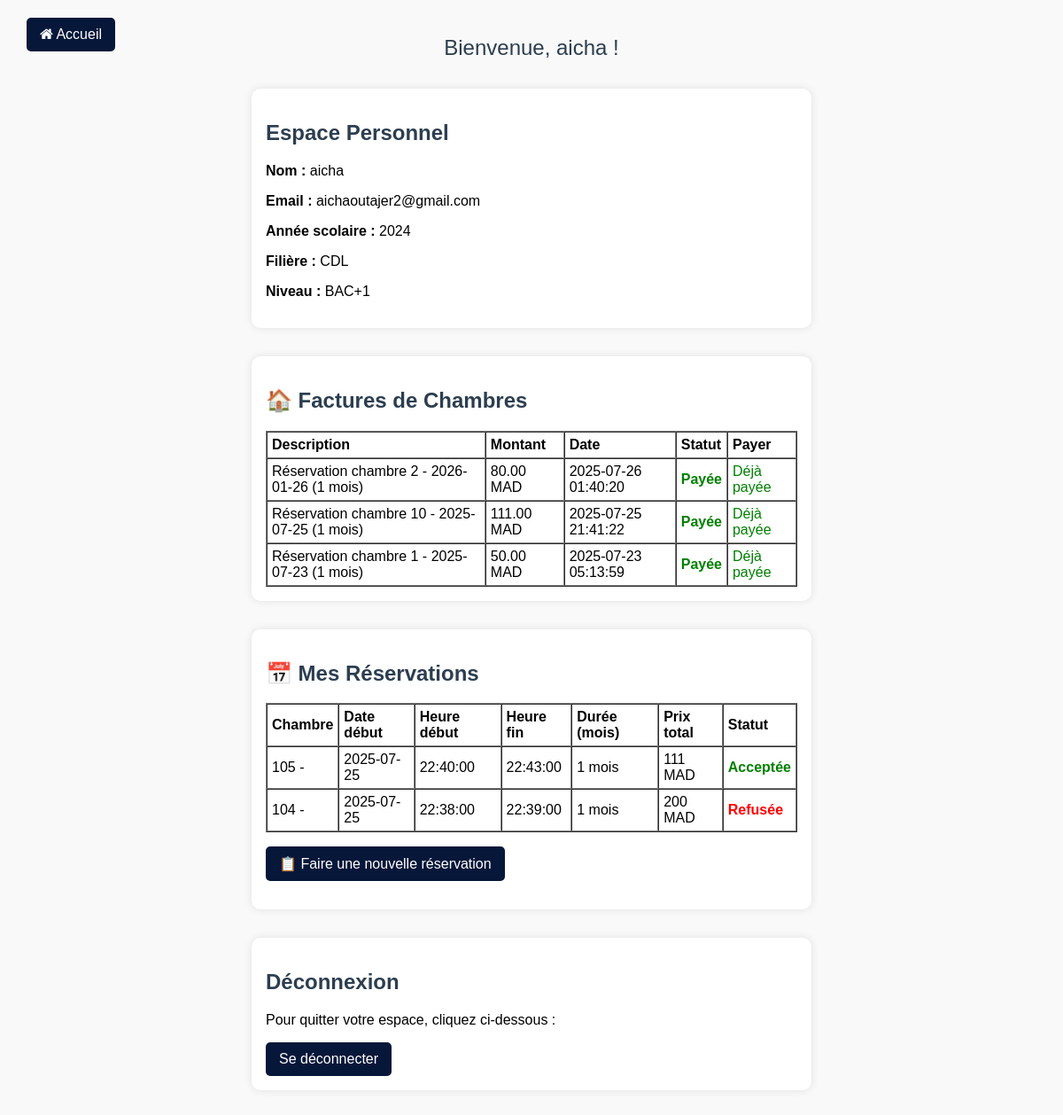
The app's page /pei/pei.php (signed in) with its own data.
### tables this page shows
CREATE TABLE `users` (
  `id` int(11) NOT NULL,
  `name` varchar(100) NOT NULL,
  `email` varchar(100) NOT NULL,
  `password` varchar(255) NOT NULL,
  `annee_scolaire` varchar(10) NOT NULL,
  `filiere` varchar(100) NOT NULL,
  `niveau` varchar(20) NOT NULL
);

CREATE TABLE `factures` (
  `id` int(11) NOT NULL,
  `id_etudiant` int(11) NOT NULL,
  `description` text NOT NULL,
  `montant` decimal(10,2) NOT NULL,
  `date_creation` date NOT NULL,
  `date_echeance` date NOT NULL,
  `statut` varchar(20) DEFAULT 'impayé',
  `created_at` timestamp NOT NULL DEFAULT current_timestamp(),
  `updated_at` timestamp NOT NULL DEFAULT current_timestamp() ON UPDATE current_timestamp()
);

CREATE TABLE `reservation` (
  `reservation_id` int(11) NOT NULL,
  `user_id` int(11) NOT NULL,
  `room_id` int(11) NOT NULL,
  `date_reservation` date NOT NULL,
  `time_start` time NOT NULL,
  `time_end` time NOT NULL,
  `status` varchar(50) DEFAULT 'En attente',
  `created_at` timestamp NOT NULL DEFAULT current_timestamp(),
  `nb_mois` int(11) DEFAULT 1
);

CREATE TABLE `room` (
  `room_id` int(11) NOT NULL,
  `room_number` varchar(50) NOT NULL,
  `category_id` int(11) NOT NULL,
  `description` text DEFAULT NULL,
  `image` varchar(255) DEFAULT NULL,
  `price` decimal(10,2) NOT NULL,
  `status` varchar(50) DEFAULT 'Disponible',
  `created_at` timestamp NOT NULL DEFAULT current_timestamp()
);

### pei/pei.php (the view, shortened to what this page needs)
<?php
$host = 'localhost';
$db = 'users';
$user = 'root';
$pass = '';
try {
    $pdo = new PDO("mysql:host=$host;dbname=$db", $user, $pass);
    $pdo->setAttribute(PDO::ATTR_ERRMODE, PDO::ERRMODE_EXCEPTION);
} catch (PDOException $e) {
    die("Erreur DB: " . $e->getMessage());
}
?>
<!DOCTYPE html>
<html lang="fr">
<head>
  <link rel="stylesheet" href="https://cdnjs.cloudflare.com/ajax/libs/font-awesome/4.7.0/css/font-awesome.min.css">
</head>
<body>
  <a href="../accueil/accueil.php" class="login-link top-link">
    <i class="fa fa-home"></i> Accueil
  </a>
<?php if (isset($_SESSION['user_email']) && !empty($_SESSION['user_email'])):
    $id_etudiant = $_SESSION['user_id'] ?? 1;
    $stmt = $pdo->prepare("SELECT * FROM users WHERE id = ? ");
    $stmt->execute([$id_etudiant]);
    $user_data = $stmt->fetch();
?>
<div class="welcome">
  Bienvenue, <?= htmlspecialchars($_SESSION['user_name'] ?? 'Étudiant') ?> !
</div>
<div class="section">
  <h2>Espace Personnel</h2>
  <?php if ($user_data): ?>
    <p><strong>Nom :</strong> <?= htmlspecialchars($user_data['name']) ?></p>
    <p><strong>Email :</strong> <?= htmlspecialchars($user_data['email']) ?></p>
    <p><strong>Année scolaire :</strong> <?= htmlspecialchars($user_data['annee_scolaire'] ?? 'Non renseigné') ?></p>
    <p><strong>Filière :</strong> <?= htmlspecialchars($user_data['filiere'] ?? 'Non renseigné') ?></p>
    <p><strong>Niveau :</strong> <?= htmlspecialchars($user_data['niveau'] ?? 'Non renseigné') ?></p>
  <?php else: ?>
    <p>Utilisateur non trouvé.</p>
  <?php endif; ?>
</div>
<div class="section">
  <h2>🏠 Factures de Chambres</h2>
  <?php
  $stmt = $pdo->prepare("SELECT * FROM factures WHERE id_etudiant = ? ORDER BY created_at DESC");
  $stmt->execute([$id_etudiant]);
  $factures = $stmt->fetchAll();
  ?>
  <?php if (count($factures) === 0): ?>
      <p>Aucune facture de chambre enregistrée.</p>
  <?php else: ?>
      <table border="1" cellpadding="5" cellspacing="0" style="width:100%; max-width:600px;">
          <thead>
              <tr>
                  <th>Description</th>
                  <th>Montant</th>
                  <th>Date</th>
                  <th>Statut</th>
                  <th>Payer</th>
              </tr>
          </thead>
          <tbody>
              <?php foreach ($factures as $facture): ?>
                  <tr>
                      <td><?= htmlspecialchars($facture['description']) ?></td>
                      <td><?= $facture['montant'] ?> MAD</td>
                      <td><?= htmlspecialchars($facture['created_at']) ?></td>
                      <td>
                          <?php
                          $status_class = '';
                          switch($facture['statut']) {
                              case 'Payée':
                                  $status_class = 'color: green;';
                                  break;
                          }
                          ?>
                          <span style="<?= $status_class ?> font-weight: bold;">
                              <?= htmlspecialchars($facture['statut']) ?>
                          </span>
                      </td>
                      <td>
                        <?php if ($facture['statut'] !== 'Payée'): ?>
                          <form method="POST" action="">
                            <input type="hidden" name="facture_id" value="<?= $facture['id'] ?>">
                            <button type="submit" name="payer_facture" style="background:#a68868;color:white;border:none;padding:5px 10px;border-radius:5px;">Payer</button>
                          </form>
                        <?php else: ?>
                          <span style="color:green;">Déjà payée</span>
                        <?php endif; ?>
                      </td>
                  </tr>
              <?php endforeach; ?>
          </tbody>
      </table>
  <?php endif; ?>
</div>
<div class="section">
  <h2>📅 Mes Réservations</h2>
  <?php
  $stmt = $pdo->prepare("SELECT r.*, rm.room_number, rm.description as room_description, rm.price
                         FROM reservation r
                         LEFT JOIN room rm ON r.room_id = rm.room_id
                         WHERE r.user_id = ?
                         ORDER BY r.created_at DESC");
  $stmt->execute([$id_etudiant]);
  $reservations = $stmt->fetchAll();
  ?>
  <?php if (count($reservations) === 0): ?>
      <p>Aucune réservation enregistrée.</p>
  <?php else: ?>
      <table border="1" cellpadding="5" cellspacing="0" style="width:100%; max-width:800px;">
          <thead>
              <tr>
                  <th>Chambre</th>
                  <th>Date début</th>
                  <th>Heure début</th>
                  <th>Heure fin</th>
                  <th>Durée (mois)</th>
                  <th>Prix total</th>
                  <th>Statut</th>
              </tr>
          </thead>
          <tbody>
              <?php foreach ($reservations as $reservation): ?>
                  <tr>
                      <td><?= htmlspecialchars($reservation['room_number']) ?> - <?= htmlspecialchars($reservation['room_description']) ?></td>
                      <td><?= htmlspecialchars($reservation['date_reservation']) ?></td>
                      <td><?= htmlspecialchars($reservation['time_start']) ?></td>
                      <td><?= htmlspecialchars($reservation['time_end']) ?></td>
                      <td><?= htmlspecialchars($reservation['nb_mois'] ?? 1) ?> mois</td>
                      <td><?= ($reservation['price'] ?? 0) * ($reservation['nb_mois'] ?? 1) ?> MAD</td>
                      <td>
                          <?php
                          $status_class = '';
                          switch($reservation['status']) {
                              case 'Acceptée':
                                  $status_class = 'color: green;';
                                  break;
                              case 'Refusée':
                                  $status_class = 'color: red;';
                                  break;
                          }
                          ?>
                          <span style="<?= $status_class ?> font-weight: bold;">
                              <?= htmlspecialchars($reservation['status']) ?>
                          </span>
                      </td>
                  </tr>
              <?php endforeach; ?>
          </tbody>
      </table>
  <?php endif; ?>
  <p style="margin-top: 1rem;">
    <a href="../reservation/reservation.php" class="login-link">📋 Faire une nouvelle réservation</a>
  </p>
</div>
<div class="section">
  <h2>Déconnexion</h2>
  <p>Pour quitter votre espace, cliquez ci-dessous :</p>
  <a href="logout.pHp" class="login-link">Se déconnecter</a>
</div>
<?php endif; ?>
</body>
</html>

### pei/pei.php (style rules this page uses)
body { font-family: Arial, sans-serif; padding: 2rem; background: #f9f9f9; text-align: center; }
.section { background: #fff; padding: 1rem; margin: 2rem auto; border-radius: 10px; box-shadow: 0 0 10px rgba(0,0,0,0.1); max-width: 600px; text-align: left; }
h2 { color: #2c3e50; }
.welcome { color: #2c3e50; font-size: 24px; margin-bottom: 20px; }
.login-link { display: inline-block; padding: 10px 15px; background: #071739; color: white; text-decoration: none; border-radius: 5px; }
.top-link { position: absolute; top: 20px; left: 30px; }

### records on screen
users: name "aicha", email "aichaoutajer2@gmail.com", annee_scolaire "2024", filiere "CDL", niveau "BAC+1"
factures: description "Réservation chambre 2 - 2026-01-26 (1 mois)", montant "80.00", created_at "2025-07-26 01:40:20", statut "Payée", shows "Déjà payée"
factures: description "Réservation chambre 10 - 2025-07-25 (1 mois)", montant "111.00", created_at "2025-07-25 21:41:22", statut "Payée", shows "Déjà payée"
factures: description "Réservation chambre 1 - 2025-07-23 (1 mois)", montant "50.00", created_at "2025-07-23 05:13:59", statut "Payée", shows "Déjà payée"
reservation: room.room_number "105", date_reservation "2025-07-25", time_start "22:40:00", time_end "22:43:00", nb_mois "1", ($reservation['price'] ?? 0) * ($reservation['nb_mois'] ?? 1) "111", status "Acceptée"
reservation: room.room_number "104", date_reservation "2025-07-25", time_start "22:38:00", time_end "22:39:00", nb_mois "1", ($reservation['price'] ?? 0) * ($reservation['nb_mois'] ?? 1) "200", status "Refusée"

### other values on screen
$_SESSION['user_name'] "aicha"
